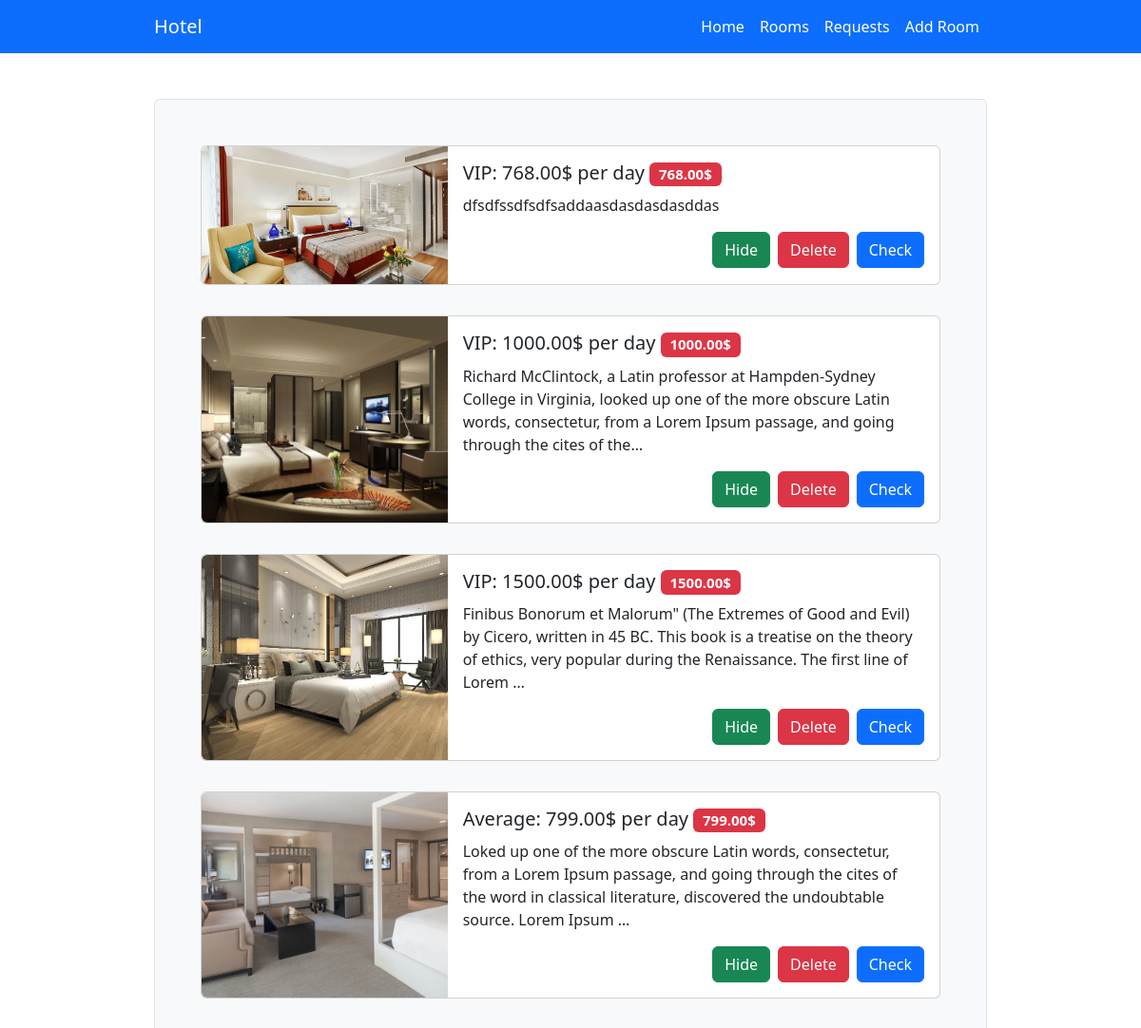
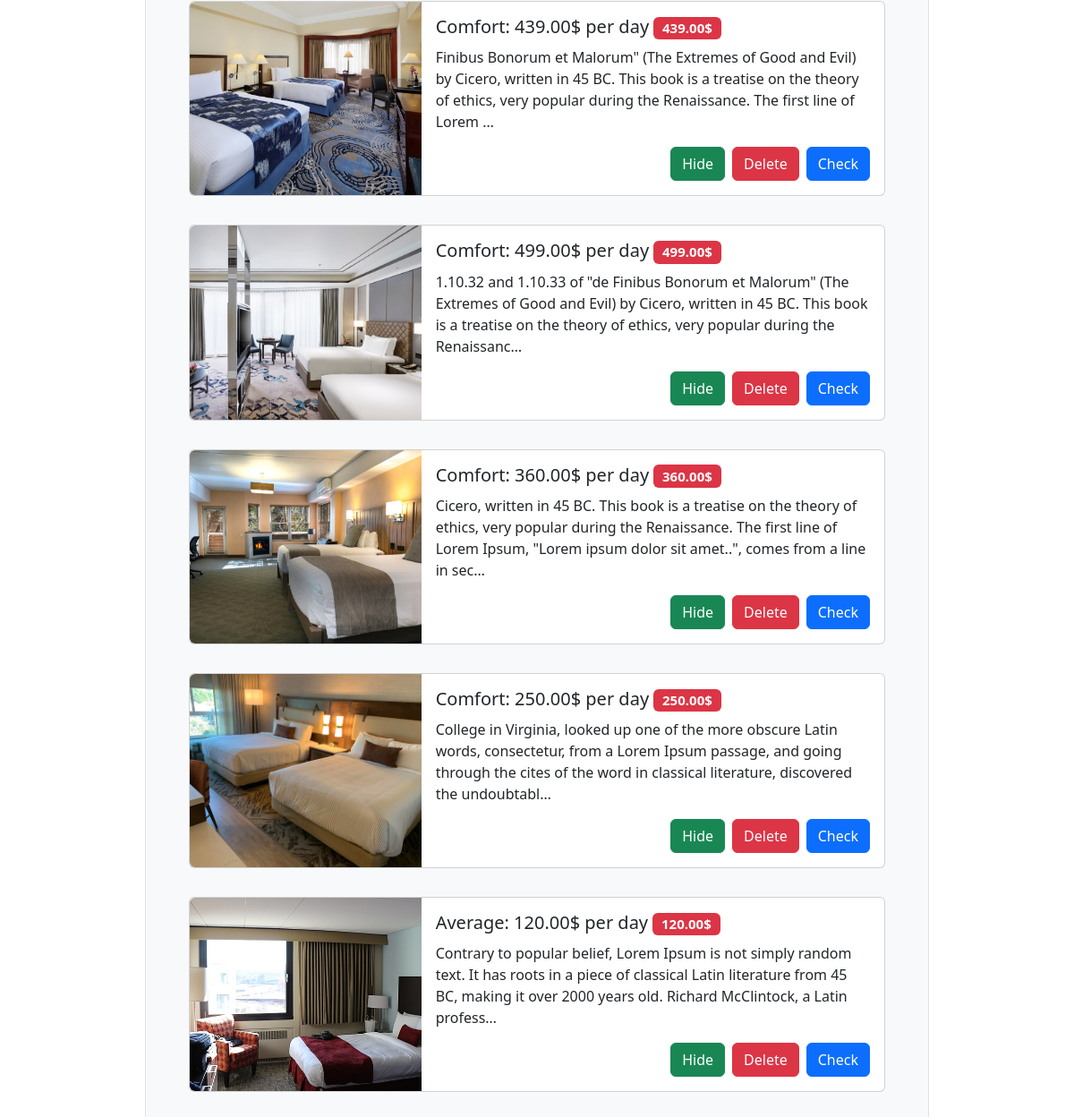
Page /hotel-admins/rooms/ on the committed database (2 pictures, top to bottom).
### client/models.py (models this page shows, shortened)
class InitModelMixin():
    def save(self, *args, **kwargs):
        created = self.pk is None
        super().save(*args, **kwargs)
        if created:
            self.init_instance()
            super().save()

class Room(InitModelMixin, models.Model):
    ROOM_TYPES = (
        (1, "Average"),
        (2, "Comfort"),
        (3, "VIP"),
    )
    room_type = models.DecimalField(
        max_digits=1, decimal_places=0, choices=ROOM_TYPES, default=1)
    slug = models.SlugField(max_length=255, default="",
                            blank=True)
    price = models.DecimalField(max_digits=19, decimal_places=2)
    image = models.ImageField(
        upload_to="rooms/%Y/%m/%d/", default="defaults/default.png")
    description = models.TextField(blank=True, default="")
    is_hidden = models.BooleanField(blank=True, default=False)
    is_liked = models.BooleanField(blank=True, default=False)
    class Meta:
        constraints = [models.UniqueConstraint
                       (name='slug_unique',
                        fields=['slug',],
                        violation_error_message=_(
                            "Slug field must be unique!"))]
        ordering = '-pk',
    def get_absolute_url(self, url_name='room'):
        return reverse(url_name, kwargs={"slug": self.slug})
    def __str__(self) -> str:
        return f"{self.get_room_type_display()}: {self.price}$ per day"

### client/views.py (the view)
# urls.py: path('rooms/', AdminRoomsView.as_view(), name='rooms'),
class AdminRoomsView(AdminBaseMixin, BaseRoomsView):
    template_name = 'client/admin/rooms.html'

### client/templatetags/client_tags.py (called while the page is built)
@register.filter
def obj_url(obj, url_name=None):
    if url_name is None:
        return obj.get_absolute_url()
    return obj.get_absolute_url(url_name)

### client/views.py (called while the page is built)
    def get_context_data(self, **kwargs):
        context = super().get_context_data(**kwargs)
        context["menu"] = self.get_menu()
        return context

    def get_menu(self):
        return self.menu.copy()

### client/templates/client/admin/rooms.html
{% extends 'client/base/rooms.html' %}
{% block room %}
  {% include 'client/admin/UI/vertical-room.html' %}
{% endblock room %}

### client/templates/client/admin/UI/vertical-room.html
{% extends 'client/UI/vertical-room.html' %}
{% load client_tags %}
{% block actions %}
  {% if room.is_hidden %}
    {% with url=room|obj_url:'hotel_admin:unhide_room' btn_title='unhide' classes='btn-warning' %}
      {% include 'client/forms/btn_form.html' %}
    {% endwith %}
  {% else %}
    {% with url=room|obj_url:'hotel_admin:hide_room' btn_title='hide' classes='btn-success' %}
      {% include 'client/forms/btn_form.html' %}
    {% endwith %}
  {% endif %}
  {% with url=room|obj_url:'hotel_admin:delete_room' btn_title='delete' classes='btn-danger' %}
    {% include 'client/forms/btn_form.html' %}
  {% endwith %}
  <a class="btn btn-primary" href="{{ room|obj_url }}">Check</a>
{% endblock actions %}

### client/templates/client/UI/vertical-room.html (shortened to what this page needs)
{% extends 'client/UI/vertical-card.html' %}
{% load client_tags %}
{% block card_body %}
  <div>
    <h5 class="card-title">
      {{ room }}
      <span class="badge bg-danger">
        {{ room.price }}$
      </span>
    </h5>
    <div class="card-text">
      <p>
        {{ room.description|truncatechars:200 }}
      </p>
    </div>
    <div class="d-flex gap-2 justify-content-end flex-wrap">
      {% block actions %}{% endblock actions %}
    </div>
  </div>
{% endblock card_body %}

### client/templates/client/UI/vertical-card.html
<div class="card mb-3">
  <div class="row g-0">
    <div class="col-md-4">
      <img src="{{ image.url }}"
           class="img-fluid rounded-start h-100 w-100 object-fit-cover"
           alt="..." />
    </div>
    <div class="col-md-8">
      <div class="card-body">
        {% block card_body %}
        {% endblock card_body %}
      </div>
    </div>
  </div>
</div>

### client/templates/client/forms/btn_form.html (shortened to what this page needs)
<form {% if url_name %}
        action="{% url url_name %}"
      {% else %}
        action="{{ url }}"
      {% endif %}
      method="post">
  {% block btn %}
    <button type="submit"
            class="btn text-capitalize {{ classes|default:'btn-primary' }}">
      {{ btn_title|default:'submit' }}
    {% endblock btn %}
  </button>
</form>

### rows in the picture
Room: shows a picture, room_type+price "VIP: 768.00$ per day", price "768.00", description "dfsdfssdfsdfsaddaasdasdasdasddas", btn_title "Hide Delete"
Room: shows a picture, room_type+price "VIP: 1000.00$ per day", price "1000.00", description "Richard McClintock, a Latin professor at Hampden-Sydney College in Virginia, looked up one of the more obscure Latin words, consectetur, from a Lorem Ipsum passage, and going through the cites of the…", btn_title "Hide Delete"
Room: shows a picture, room_type+price "VIP: 1500.00$ per day", price "1500.00", description "Finibus Bonorum et Malorum\" (The Extremes of Good and Evil) by Cicero, written in 45 BC. This book is a treatise on the theory of ethics, very popular during the Renaissance. The first line of Lorem …", btn_title "Hide Delete"
Room: shows a picture, room_type+price "Average: 799.00$ per day", price "799.00", description "Loked up one of the more obscure Latin words, consectetur, from a Lorem Ipsum passage, and going through the cites of the word in classical literature, discovered the undoubtable source. Lorem Ipsum …", btn_title "Hide Delete"
Room: shows a picture, room_type+price "Comfort: 439.00$ per day", price "439.00", description "Finibus Bonorum et Malorum\" (The Extremes of Good and Evil) by Cicero, written in 45 BC. This book is a treatise on the theory of ethics, very popular during the Renaissance. The first line of Lorem …", btn_title "Hide Delete"
Room: shows a picture, room_type+price "Comfort: 499.00$ per day", price "499.00", description "1.10.32 and 1.10.33 of \"de Finibus Bonorum et Malorum\" (The Extremes of Good and Evil) by Cicero, written in 45 BC. This book is a treatise on the theory of ethics, very popular during the Renaissanc…", btn_title "Hide Delete"
Room: shows a picture, room_type+price "Comfort: 360.00$ per day", price "360.00", description "Cicero, written in 45 BC. This book is a treatise on the theory of ethics, very popular during the Renaissance. The first line of Lorem Ipsum, \"Lorem ipsum dolor sit amet..\", comes from a line in sec…", btn_title "Hide Delete"
Room: shows a picture, room_type+price "Comfort: 250.00$ per day", price "250.00", description "College in Virginia, looked up one of the more obscure Latin words, consectetur, from a Lorem Ipsum passage, and going through the cites of the word in classical literature, discovered the undoubtabl…", btn_title "Hide Delete"
Room: shows a picture, room_type+price "Average: 120.00$ per day", price "120.00", description "Contrary to popular belief, Lorem Ipsum is not simply random text. It has roots in a piece of classical Latin literature from 45 BC, making it over 2000 years old. Richard McClintock, a Latin profess…", btn_title "Hide Delete"

### other values in the picture
{{ url.label }} "Home" "Rooms" "Requests" "Add Room"
